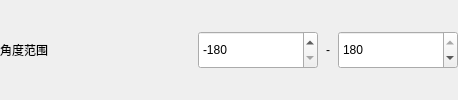
                     <widget class="QFrame" name="angleRangeRowFrame">
                      <property name="frameShape">
                       <enum>QFrame::NoFrame</enum>
                      </property>
                      <layout class="QHBoxLayout" name="horizontalLayout_angleRange">
                       <property name="spacing">
                        <number>8</number>
                       </property>
                       <property name="leftMargin">
                        <number>0</number>
                       </property>
                       <property name="topMargin">
                        <number>0</number>
                       </property>
                       <property name="rightMargin">
                        <number>0</number>
                       </property>
                       <property name="bottomMargin">
                        <number>0</number>
                       </property>
                       <item>
                        <widget class="QLabel" name="angleRangeLabel">
                         <property name="minimumSize">
                          <size>
                           <width>150</width>
                           <height>0</height>
                          </size>
                         </property>
                         <property name="text">
                          <string>角度范围</string>
                         </property>
                         <property name="role" stdset="0">
                          <string>rowField</string>
                         </property>
                        </widget>
                       </item>
                       <item>
                        <spacer name="horizontalSpacer_horizontalLayout_angleRange">
                         <property name="orientation">
                          <enum>Qt::Horizontal</enum>
                         </property>
                         <property name="sizeHint" stdset="0">
                          <size>
                           <width>40</width>
                           <height>20</height>
                          </size>
                         </property>
                        </spacer>
                       </item>
                       <item>
                        <widget class="QSpinBox" name="minAngleSpinBox">
                         <property name="minimumSize">
                          <size>
                           <width>120</width>
                           <height>38</height>
                          </size>
                         </property>
                         <property name="minimum">
                          <number>-180</number>
                         </property>
                         <property name="maximum">
                          <number>180</number>
                         </property>
                         <property name="value">
                          <number>-180</number>
                         </property>
                        </widget>
                       </item>
                       <item>
                        <widget class="QLabel" name="horizontalLayout_angleRangeDashLabel">
                         <property name="text">
                          <string>-</string>
                         </property>
                         <property name="alignment">
                          <set>Qt::AlignCenter</set>
                         </property>
                        </widget>
                       </item>
                       <item>
                        <widget class="QSpinBox" name="maxAngleSpinBox">
                         <property name="minimumSize">
                          <size>
                           <width>120</width>
                           <height>38</height>
                          </size>
                         </property>
                         <property name="minimum">
                          <number>-180</number>
                         </property>
                         <property name="maximum">
                          <number>180</number>
                         </property>
                         <property name="value">
                          <number>180</number>
                         </property>
                        </widget>
                       </item>
                      </layout>
                     </widget>
